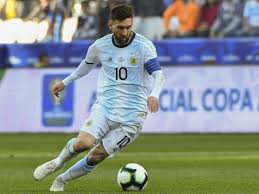
#> input picture messi.jpg, 259 x 194 px
$ python rtr.py
#> lines starting #> are read from the running program, lines starting #| are printed output that depends on the picture
import numpy as np
import cv2

img=cv2.imread('messi.jpg')
#> img is the input picture: shape (194, 259, 3); mean B, G, R 141.6, 144, 135
img2=cv2.imread('123.jpg')
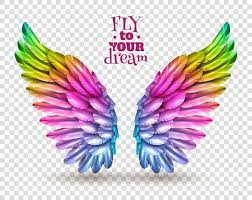
#> input picture 123.jpg, 252 x 200 px
#> img2 is the input picture: shape (200, 252, 3); mean B, G, R 203.3, 198.5, 212.7

print(img.shape)
#| (194, 259, 3)
print(img.size)
#| 150738
print(img.dtype)
#| uint8
b,g,r = cv2.split(img)
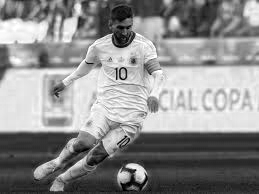
#> b: shape (194, 259); min 0, max 255, mean 141.6
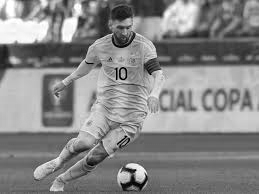
#> r: shape (194, 259); min 0, max 255, mean 135

img=cv2.merge((b,g,r))
cv2.imshow('',img)
cv2.waitKey(0)

img=cv2.resize(img,(512,512))
#> img: shape (512, 512, 3)
img2=cv2.resize(img2,(512,512))
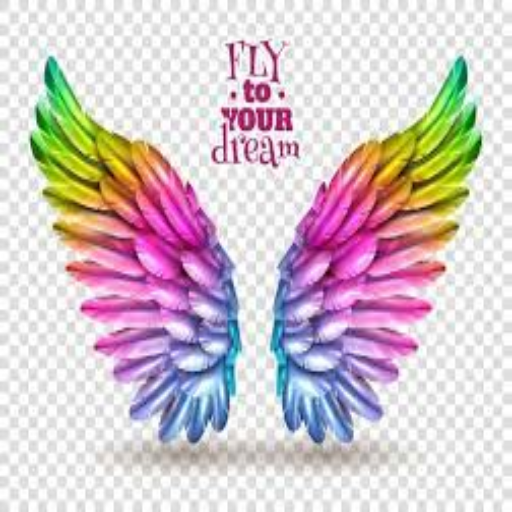
#> img2: shape (512, 512, 3); mean B, G, R 203.2, 198.4, 212.6


ball=img[410:510,430:530]
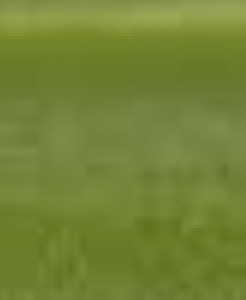
#> ball: shape (100, 82, 3) (shown 3 times larger); mean B, G, R 53.2, 131.2, 114.8
img[10:110,120:202] = ball
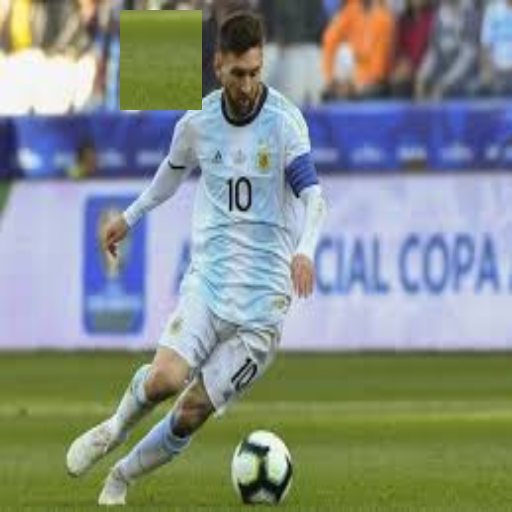
#> img: shape (512, 512, 3); mean B, G, R 138.9, 143.6, 134

#dst = cv2.add(img,img2)
dst=cv2.addWeighted(img,.9,img2,.1,0)
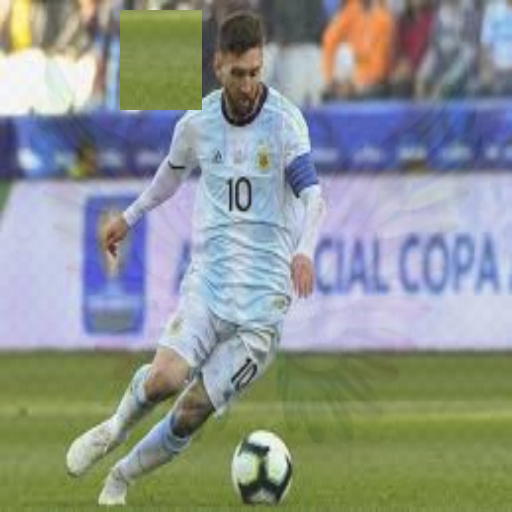
#> dst: shape (512, 512, 3); mean B, G, R 145.3, 149, 141.9
cv2.imshow('image',dst)
cv2.waitKey(0)
cv2.destroyAllWindows()
